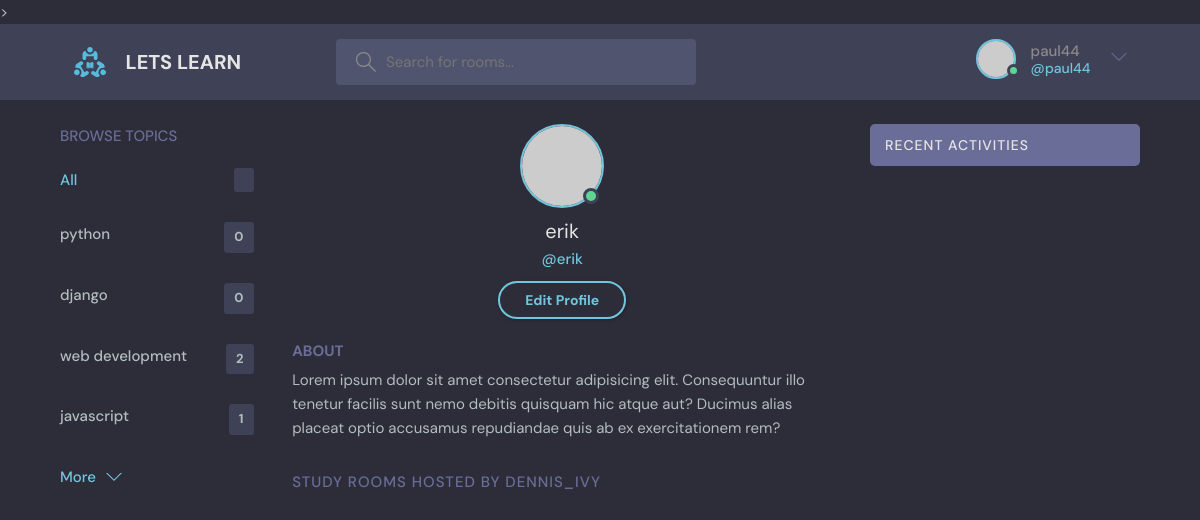
The app's page /profile/6/ (signed in) with its own data.
### base/models.py (models this page shows, shortened)
class Topic(models.Model):
    name = models.CharField(max_length=200)

### base/views.py (the view)
# urls.py: path('profile/<str:pk>/', views.userProfile, name='user-profile'),
def userProfile(request, pk):
    user = User.objects.get(id=pk)
    rooms = user.room_set.all()
    room_messages = user.room_set.all()
    topics = Topic.objects.all()
    context= {'user': user,'rooms':rooms,'room_messages': room_messages, 'topics': topics}
    return render(request, 'base/profile.html', context)

### base/templates/base/profile.html (shortened to what this page needs)
{% extends 'main.html'%}
{% block content %}
  <main class="profile-page layout layout--3">
    <div class="container">
      {% include 'base/topics_component.html' %}
      <div class="roomList">
        <div class="profile">
          <div class="profile__avatar">
            <div class="avatar avatar--large active">
              <img src="https://randomuser.me/api/portraits/men/11.jpg" />
            </div>
          </div>
          <div class= "profile__info">
            <h3>{{user.username}}</h3>
            <p>@{{user.username}}</p>
            <a href="edit-user.html" class="btn btn--main btn--pill">Edit Profile</a>
          </div>
          <div class="profile__about">
            <h3>About</h3>
            <p>
              Lorem ipsum dolor sit amet consectetur adipisicing elit. Consequuntur illo tenetur
              facilis sunt nemo debitis quisquam hic atque aut? Ducimus alias placeat optio
              accusamus repudiandae quis ab ex exercitationem rem?
            </p>
          </div>
        </div>
        <div class="roomList__header">
          <div>
            <h2>Study Rooms Hosted by dennis_ivy</a>
            </h2>
          </div>
        </div>
      </div>
      {% include 'base/activity_component.html' %}
    </div>
  </main>
{% endblock content %}

### templates/navbar.html (shortened to what this page needs)
{% load static %}
<header class="header header--loggedIn">
    <div class="container">
      <a href="{% url 'home' %}" class="header__logo">
        <img src="{% static 'images/logo.svg' %}" />
        <h1>LETS LEARN</h1>
      </a>
      <form class="header__search" method = "GET" action="{% url "home"%}">
        <label>
          <input name = "q" placeholder="Search for rooms..." />
        </label>
      </form>
      <nav class="header__menu">
        {% if request.user.is_authenticated %}
        <div class="header__user">
          <a href="profile.html">
            <div class="avatar avatar--medium active">
              <img src="https://randomuser.me/api/portraits/men/37.jpg" />
            </div>
            <p>{{request.user.username}}<span>@{{request.user.username}}</span></p>
          </a>
          <button class="dropdown-button">
            <svg version="1.1" xmlns="http://www.w3.org/2000/svg" width="32" height="32" viewBox="0 0 32 32">
              <title>chevron-down</title>
              <path d="M16 21l-13-13h-3l16 16 16-16h-3l-13 13z"></path>
            </svg>
          </button>
        </div>
        {% else %}
        <a href="{% url 'login' %}">
            <img src="{% static 'images/avatar.svg' %}" />
             <p>Login</p>
        </a>
        {% endif %}
      </nav>
    </div>
</header>

### base/templates/base/topics_component.html
<div class="topics">
          <div class="topics__header">
            <h2>Browse Topics</h2>
          </div>
          <ul class="topics__list">
            <li>
              <a href="{% url 'home'%}" class="active">All <span>{{topic.count}}</span></a>
            </li>
            {% for topic in topics %}
            <li>
              <a href="{% url 'home' %}?q={{topic.name}}">{{ topic.name }}<span>{{topic.room_set.all.count}}</span></a>
            </li>
            {% endfor %}
          </ul>
          <a class="btn btn--link" href="topics.html">
            More
            <svg version="1.1" xmlns="http://www.w3.org/2000/svg" width="32" height="32" viewBox="0 0 32 32">
              <title>chevron-down</title>
              <path d="M16 21l-13-13h-3l16 16 16-16h-3l-13 13z"></path>
            </svg>
          </a>
        </div>

### records on screen
Topic: name "python", room_set.all.count "0"
Topic: name "django", room_set.all.count "0"
Topic: name "web development", room_set.all.count "2"
Topic: name "javascript", room_set.all.count "1"

### other values on screen
{{ request.user.username }} "paul44"
{{ user.username }} "erik"
